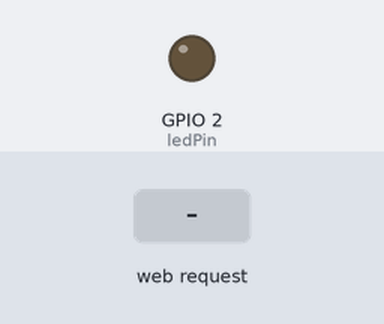
Bench run of a sketch on a simulated ESP32. On the bench: output pins drawn as LEDs (lit = HIGH). Inputs (shaded band) come from the test bench. WiFi joins after 1.5 s; servers stay silent unless stated; what the sketch prints to the serial monitor is not drawn.

Above: at 2.7 s.
2.8 s: HTTP request GET /?LED=ON received
At 3.2 s:
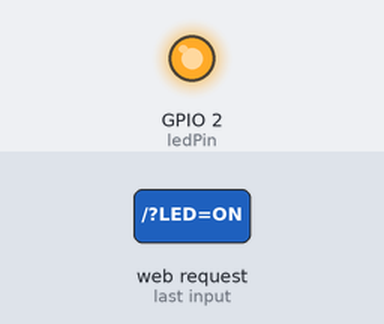
4.3 s: HTTP request GET /?LED=OFF received
At 5.5 s:
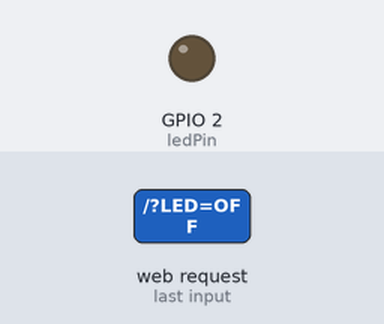
Timing chart, 0 to 7.3 s (numbered marks = the images above; inputs shaded):
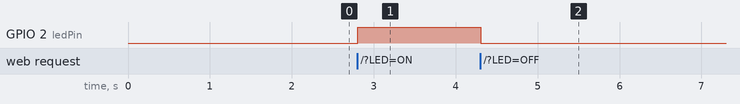

Measured:
- after the input at 2.8 s, GPIO 2 (ledPin): LOW → HIGH at once
- after the input at 4.3 s, GPIO 2 (ledPin): HIGH → LOW at once

The sketch:

prak11.ino
```cpp
#include <WiFi.h>

const char* ssid = "KUTUBUKU CAFE";
const char* password = "lowercase";

int ledPin = LED_BUILTIN;
WiFiServer server(80);

String header;
String LED_STATE1 = "OFF";

void setup() {
  Serial.begin(115200);
  delay(10);

  pinMode(ledPin, OUTPUT);
  digitalWrite(ledPin, LOW);

  Serial.println();
  Serial.print("Connecting to ");
  Serial.println(ssid);
  WiFi.begin(ssid, password);

  while (WiFi.status() != WL_CONNECTED) {
    delay(500);
    Serial.print(".");
  }

  Serial.println("");
  Serial.println("WiFi connected");
  server.begin();
  Serial.println("Server started");
  Serial.print("Use this URL to connect: ");
  Serial.print("http://");
  Serial.print(WiFi.localIP());
  Serial.println("/");
}

void loop() {
  WiFiClient client = server.available();

  if (client) {
    Serial.println("New Client is requesting web page");
    String current_data_line = "";

    while (client.connected()) {
      if (client.available()) {
        char new_byte = client.read();
        Serial.write(new_byte);
        header += new_byte;

        if (new_byte == '\n') {
          if (current_data_line.length() == 0) {
            // Kirim header HTTP
            client.println("HTTP/1.1 200 OK");
            client.println("Content-type:text/html");
            client.println("Connection: close");
            client.println();

            // Cek permintaan untuk menyalakan atau mematikan LED
            if (header.indexOf("LED=ON") != -1) {
              Serial.println("LED is ON");
              LED_STATE1 = "ON";
              digitalWrite(ledPin, HIGH);
            }

            if (header.indexOf("LED=OFF") != -1) {
              Serial.println("LED is OFF");
              LED_STATE1 = "OFF";
              digitalWrite(ledPin, LOW);
            }

            // Kirim halaman web
            client.println("<!DOCTYPE HTML>");
            client.println("<html>");
            client.println("<body><center><h1>ESP32 Web Server LED Controlling</h1></center>");
            client.println("<center><h2>Press ON button to turn on LED and OFF button to turn off LED</h2></center>");
            client.println("<form><center>");
            client.println("<p> LED is " + LED_STATE1 + "</p>");
            client.println("<center>");
            client.println("<button class=\"button\" name=\"LED\" value=\"ON\" type=\"submit\">LED ON</button>");
            client.println("<button class=\"button\" name=\"LED\" value=\"OFF\" type=\"submit\">LED OFF</button><br><br>");
            client.println("</center></form></body></html>");
            client.println();

            break;
          } else {
            current_data_line = "";
          }
        } else if (new_byte != '\r') {
          current_data_line += new_byte;
        }
      }
    }

    // Hapus header dan tutup koneksi
    header = "";
    client.stop();
    Serial.println("Client disconnected.");
    Serial.println("");
  }
}
```
